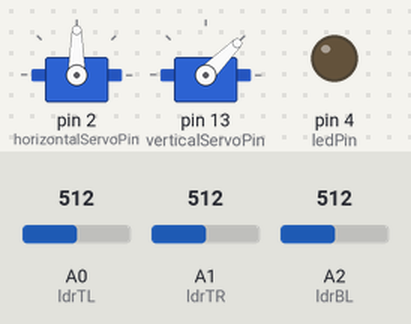
This sketch was run on a simulated Arduino Uno, built with avr-gcc and run on an emulated ATmega328P. Parts: 2 × servo, output pins drawn as LEDs (lit = HIGH). Inputs (shaded band) come from the test bench; at power-on: A2 (ldrBL) = 512, A0 (ldrTL) = 512, A1 (ldrTR) = 512. What the sketch prints to the serial monitor is not drawn.

Above: at 3.2 s.
3.3 s: A2 (ldrBL) set to 524
4.8 s: A2 (ldrBL) set to 547
At 5.16 s:
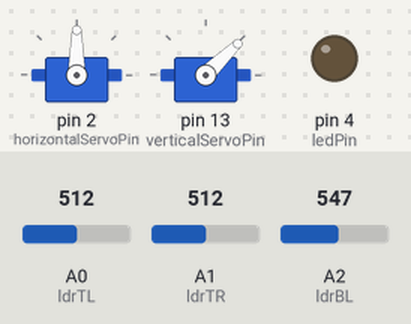
7.8 s: A0 (ldrTL) set to 612
At 8.19 s:
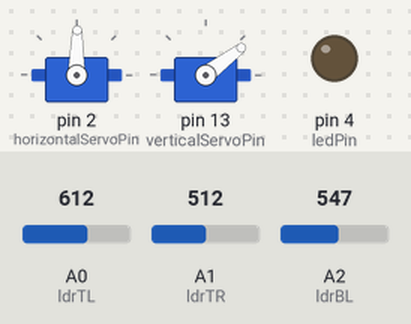
10.8 s: A0 (ldrTL) set to 639
At 12.43 s:
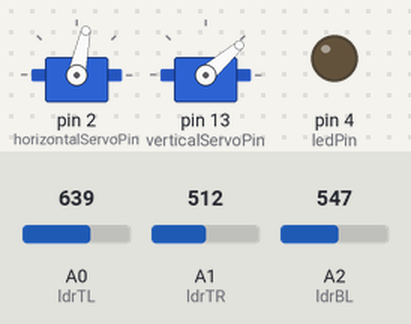
13.8 s: A1 (ldrTR) set to 605
At 14.0 s:
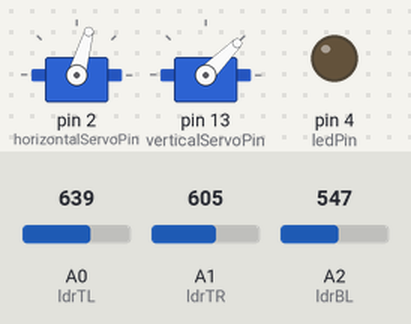
16.8 s: A1 (ldrTR) set to 634
At 19.79 s:
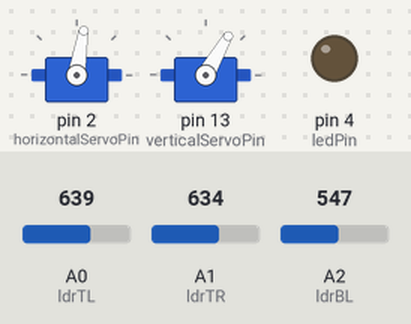
Timing chart, 0 to 28.5 s (numbered marks = the images above; inputs shaded):
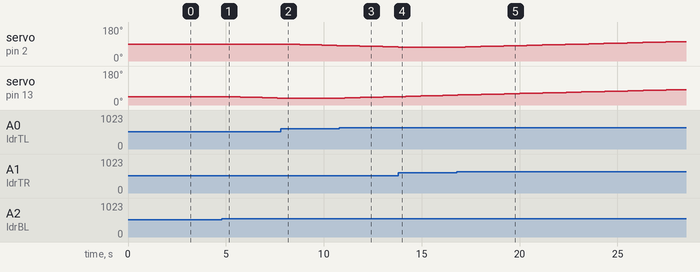

The sketch:

Surya.ino
```cpp
#include <Servo.h>

// =====================================================
// SURYA - Solar Utility for Real-time Yield and Automation
// Final Arduino Code
//
// Features:
// - Real-time dual-axis solar tracking using 3 LDRs
// - Automatic LED control using MOSFET
// - LED turns ON when ambient light falls below threshold
// - Serial Monitor debugging for all LDR values
// =====================================================

// ---------------- SERVO OBJECTS ----------------
Servo horizontalServo;
Servo verticalServo;

// ---------------- PIN DEFINITIONS ----------------
const int horizontalServoPin = 2;   // Horizontal servo signal
const int verticalServoPin   = 13;  // Vertical servo signal

const int ledPin = 4;               // MOSFET gate control

const int ldrTL = A0;               // Top Left LDR
const int ldrTR = A1;               // Top Right LDR
const int ldrBL = A2;               // Bottom Left LDR

// ---------------- SERVO POSITION VARIABLES ----------------
int horizontalPos = 90;   // Initial horizontal position
int verticalPos   = 45;   // Initial vertical position

// ---------------- SERVO LIMITS ----------------
const int horizontalMin = 10;
const int horizontalMax = 170;

const int verticalMin = 20;
const int verticalMax = 100;

// ---------------- TRACKING SETTINGS ----------------
int toleranceHorizontal = 30;   // Horizontal sensitivity
int toleranceVertical   = 20;   // Vertical sensitivity

// ---------------- NIGHT DETECTION ----------------
int nightThreshold = 300;       // Adjust after testing Serial Monitor

// ---------------- LOOP TIMING ----------------
const int moveDelay = 15;       // Delay after servo movement
const int serialDelay = 300;    // Delay for stable Serial output

// =====================================================
// SETUP
// =====================================================
void setup() {
  // Attach servos
  horizontalServo.attach(horizontalServoPin);
  verticalServo.attach(verticalServoPin);

  // Set LED control pin
  pinMode(ledPin, OUTPUT);

  // Move servos to initial positions
  horizontalServo.write(horizontalPos);
  verticalServo.write(verticalPos);

  // Start serial monitor
  Serial.begin(9600);

  delay(2000); // Allow system to settle
}

// =====================================================
// MAIN LOOP
// =====================================================
void loop() {
  // -------- READ LDR VALUES --------
  int tl = analogRead(ldrTL);   // Top Left
  int tr = analogRead(ldrTR);   // Top Right
  int bl = analogRead(ldrBL);   // Bottom Left

  // -------- CALCULATE AVERAGE LIGHT FOR NIGHT DETECTION --------
  int avgLight = (tl + tr + bl) / 3;

  // -------- CALCULATE TRACKING VALUES --------
  int leftAvg   = (tl + bl) / 2;
  int rightAvg  = tr;

  int topAvg    = (tl + tr) / 2;
  int bottomAvg = bl;

  int diffHorizontal = leftAvg - rightAvg;
  int diffVertical   = topAvg - bottomAvg;

  // -------- SERIAL MONITOR OUTPUT --------
  Serial.print("TL: ");
  Serial.print(tl);

  Serial.print(" | TR: ");
  Serial.print(tr);

  Serial.print(" | BL: ");
  Serial.print(bl);

  Serial.print(" | Avg: ");
  Serial.print(avgLight);

  Serial.print(" | LeftAvg: ");
  Serial.print(leftAvg);

  Serial.print(" | RightAvg: ");
  Serial.print(rightAvg);

  Serial.print(" | TopAvg: ");
  Serial.print(topAvg);

  Serial.print(" | BottomAvg: ");
  Serial.print(bottomAvg);

  Serial.print(" | H_Pos: ");
  Serial.print(horizontalPos);

  Serial.print(" | V_Pos: ");
  Serial.println(verticalPos);

  // =====================================================
  // NIGHT / LOW-LIGHT MODE
  // =====================================================
  if (avgLight < nightThreshold) {
    digitalWrite(ledPin, HIGH);   // Turn LED ON

    // Stop tracking in low light / night
    delay(500);
    return;
  }

  // =====================================================
  // DAY MODE
  // =====================================================
  digitalWrite(ledPin, LOW);      // Turn LED OFF

  // -------- HORIZONTAL TRACKING --------
  if (abs(diffHorizontal) > toleranceHorizontal) {
    if (diffHorizontal > 0) {
      // More light on left -> move left
      horizontalPos--;
    } else {
      // More light on right -> move right
      horizontalPos++;
    }

    horizontalPos = constrain(horizontalPos, horizontalMin, horizontalMax);
    horizontalServo.write(horizontalPos);

    delay(moveDelay);
  }

  // -------- VERTICAL TRACKING --------
  if (abs(diffVertical) > toleranceVertical) {
    if (diffVertical > 0) {
      // More light on top -> move upward
      verticalPos++;
    } else {
      // More light on bottom -> move downward
      verticalPos--;
    }

    verticalPos = constrain(verticalPos, verticalMin, verticalMax);
    verticalServo.write(verticalPos);

    delay(moveDelay);
  }

  delay(serialDelay);
}
```

Measured:
- the behaviour switches between 623 and 624 on A1 (ldrTR) (found by bisection; images 4 and 5)
- after the input at 3.3 s, every drawn part: stays the same
- after the input at 4.8 s, servo on pin 13 (verticalServoPin): moves from 45° to 37° over 2.7 s, starting after 0.17 s
- after the input at 7.8 s, servo on pin 2 (horizontalServoPin): moves from 90° to 82° over 2.7 s, starting after 0.21 s; servo on pin 13 (verticalServoPin): stays 37° (without the input it goes to 36° after 0.21 s)
- after the input at 10.8 s, servo on pin 13 (verticalServoPin): moves from 37° to 44° over 2.4 s, starting after 0.27 s
- after the input at 13.8 s, servo on pin 2 (horizontalServoPin): stays 74° (without the input it goes to 73° after 0.39 s)
- after the input at 16.8 s, servo on pin 2 (horizontalServoPin): moves from 74° to 103° over 11.0 s, starting after 0.42 s
